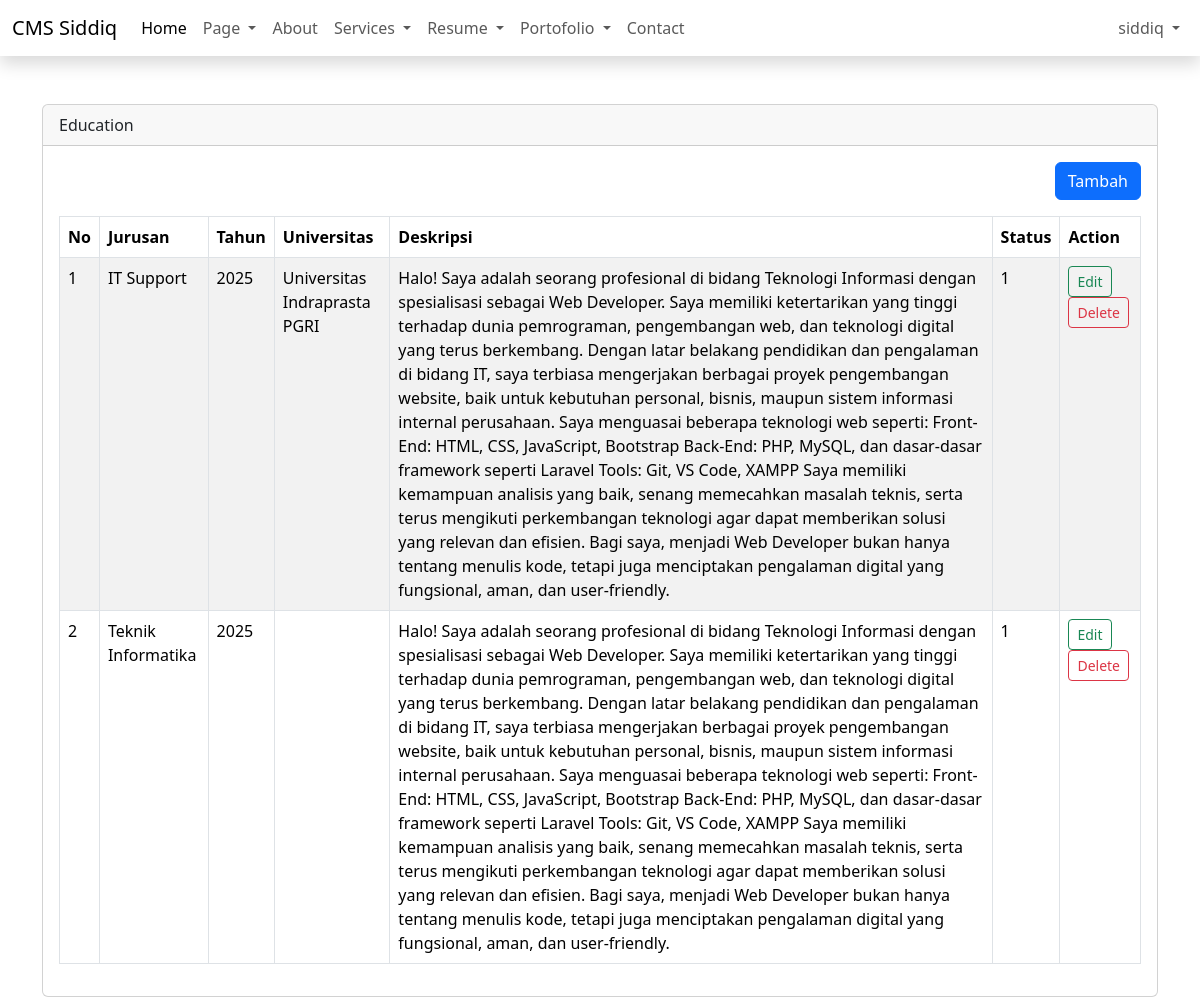
Before: /admin/dashboard.php?page=education (signed in) with the older database file.
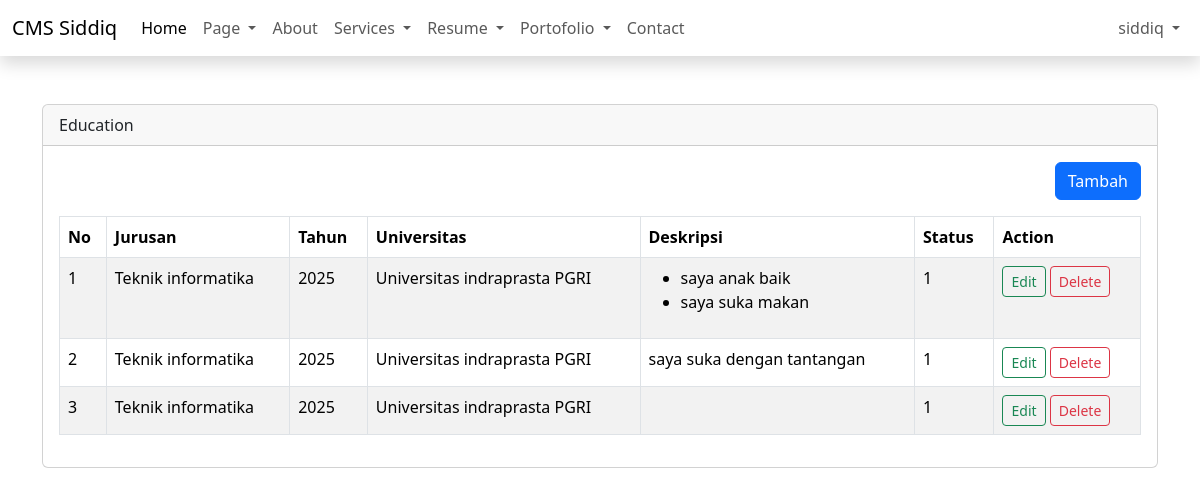
After: the same page with the newer database file.
### tables this page shows
CREATE TABLE `educations` (
  `id` int(11) NOT NULL,
  `major` varchar(25) NOT NULL,
  `year` year(4) NOT NULL,
  `university` varchar(100) NOT NULL,
  `description` text NOT NULL,
  `status` tinyint(4) NOT NULL DEFAULT 1,
  `created_at` timestamp NOT NULL DEFAULT current_timestamp(),
  `updated_at` timestamp NULL DEFAULT NULL ON UPDATE current_timestamp()
);

### admin/content/education.php (the view, shortened to what this page needs)
<?php
$query = mysqli_query($config, "SELECT * FROM educations ORDER BY id DESC");
$row = mysqli_fetch_all($query, MYSQLI_ASSOC);
?>
<div class="table-responsive">
    <div align="right" class="mb-3">
        <a href="?page=add-education" class="btn btn-primary">Tambah</a>
    </div>
    <table class="table table-bordered table-striped" id="table">
        <thead>
            <tr>
                <th>No</th>
                <th>Jurusan</th>
                <th>Tahun</th>
                <th>Universitas</th>
                <th>Deskripsi</th>
                <th>Status</th>
                <th>Action</th>
            </tr>
        </thead>
        <tbody>
            <?php
            foreach ($row as $key => $data):
            ?>
                <tr>
                    <td><?= $key + 1 ?></td>
                    <td><?= $data['major'] ?></td>
                    <td><?= $data['year'] ?></td>
                    <td><?= $data['university'] ?></td>
                    <td><?= $data['description'] ?></td>
                    <td><?= $data['status'] ?></td>
                    <td>
                        <a href="?page=add-education&edit=<?php echo $data['id'] ?>" class="btn btn-outline-success btn-sm">Edit</a>
                        <a onclick="return confirm('Are you sure??')"
                            href="?page=education&delete=<?php echo $data['id'] ?>" class="btn btn-outline-danger btn-sm">Delete</a>
                    </td>
                </tr>
            <?php
            endforeach
            ?>
        </tbody>
    </table>
</div>

Changed rows visible on the page:
removed educations: major "IT Support", year "2025", university "Universitas Indraprasta PGRI", description "Halo! Saya adalah seorang profesional di bidang Teknologi Informasi dengan spesialisasi sebagai Web Developer. Saya memiliki ketertarikan yang tinggi terhadap dunia pemrograman, pengembangan web, dan teknologi digital yang terus berkembang. Dengan latar belakang pendidikan dan pengalaman di bidang IT, saya terbiasa mengerjakan berbagai proyek pengembangan website, baik untuk kebutuhan personal, bisnis, maupun sistem informasi internal perusahaan. Saya menguasai beberapa teknologi web seperti: Front-End: HTML, CSS, JavaScript, Bootstrap Back-End: PHP, MySQL, dan dasar-dasar framework seperti Laravel Tools: Git, VS Code, XAMPP Saya memiliki kemampuan analisis yang baik, senang memecahkan…", status "1"
removed educations: major "Teknik Informatika", year "2025", description "Halo! Saya adalah seorang profesional di bidang Teknologi Informasi dengan spesialisasi sebagai Web Developer. Saya memiliki ketertarikan yang tinggi terhadap dunia pemrograman, pengembangan web, dan teknologi digital yang terus berkembang. Dengan latar belakang pendidikan dan pengalaman di bidang IT, saya terbiasa mengerjakan berbagai proyek pengembangan website, baik untuk kebutuhan personal, bisnis, maupun sistem informasi internal perusahaan. Saya menguasai beberapa teknologi web seperti: Front-End: HTML, CSS, JavaScript, Bootstrap Back-End: PHP, MySQL, dan dasar-dasar framework seperti Laravel Tools: Git, VS Code, XAMPP Saya memiliki kemampuan analisis yang baik, senang memecahkan…", status "1"
added educations: major "Teknik informatika", year "2025", university "Universitas indraprasta PGRI", description "saya anak baik saya suka makan", status "1"
added educations: major "Teknik informatika", year "2025", university "Universitas indraprasta PGRI", description "saya suka dengan tantangan", status "1"
added educations: major "Teknik informatika", year "2025", university "Universitas indraprasta PGRI", status "1"
